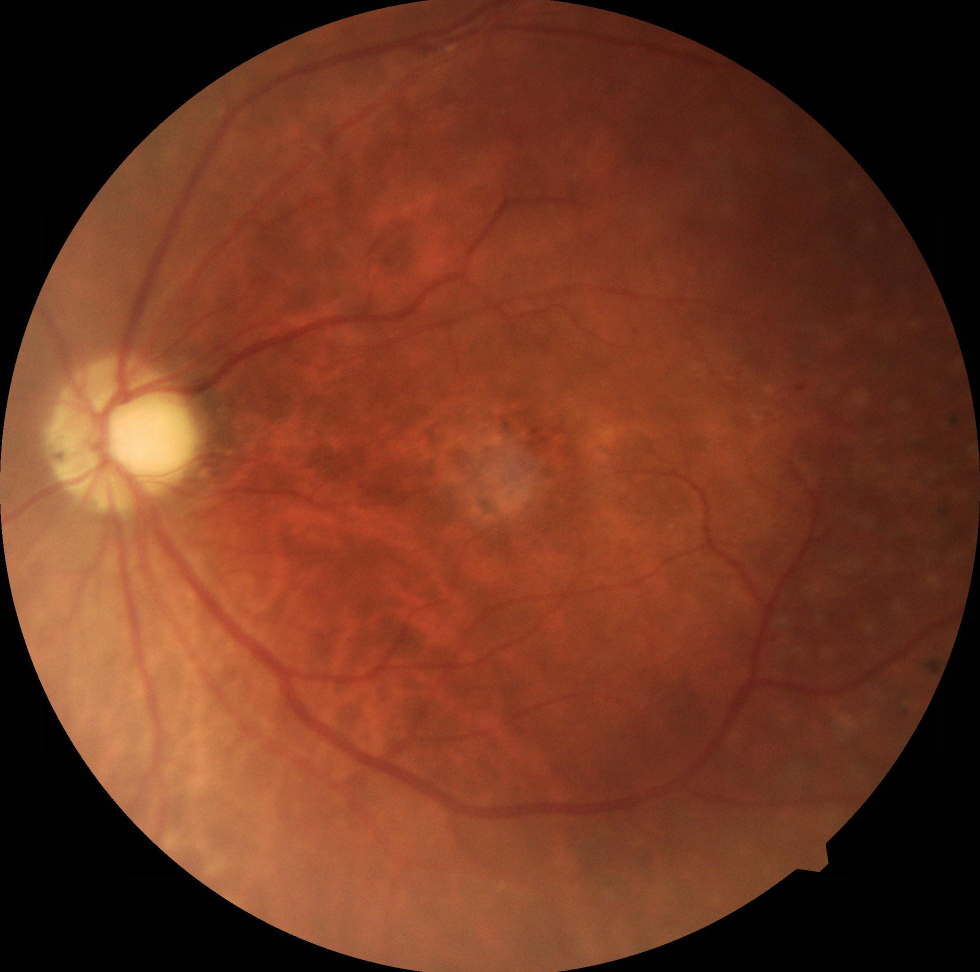
#> input picture assets/example_fundus.jpg, 1960 x 1944 px (shown at 1/2 size)
$ python -i 52_biomarkers_postmask.py   (imports and definitions only)
#> lines starting #> are read from the running program, lines starting #| are printed output that depends on the picture; after the words box and inside, x2 and y2 are one past the last pixel; in counts of white or black regions, pixels touching at a corner belong together
# -*- coding: utf-8 -*-
"""
52_biomarkers_postmask.py — recompute the handcrafted imaging biomarkers on the
overlay-masked images, and measure what the burned-in text had been contributing.

WHY: 12_imaging_biomarkers.py takes its field-of-view mask as `gray > 12`, so the
burned-in overlay text fell inside the FOV. Two features are directly exposed to it:
  bright_lesion_area = ((g > 180) & (r > 180) & mask)  -- white text satisfies this exactly
  contrast, red_energy, green_red_ratio                -- computed over the same mask
and the black-hat vessel filter responds to text edges. On the 358 images that carried an
overlay, part of the "exudate area" was therefore text, not retina.

The feature definitions are copied verbatim from script 12, so the only thing that differs
between the two runs is the pixels.

USAGE   python scripts/52_biomarkers_postmask.py           # report only
        python scripts/52_biomarkers_postmask.py --write   # replace the two result CSVs
OUTPUT  results/imaging_biomarkers.csv, results/biomarker_stats.csv
        (backups: *_preMask.csv)   diff: results/biomarkers_postmask_diff.json
"""
import os, sys, json, argparse, shutil, warnings
import numpy as np, pandas as pd, cv2
from PIL import Image
from scipy import stats
from skimage.morphology import skeletonize
from sklearn.metrics import roc_auc_score
# [1 line not run here, left out]

ROOT = os.path.dirname(os.path.dirname(os.path.abspath(__file__)))
DATA = os.path.join(ROOT, "data_anon"); OUT = os.path.join(ROOT, "results")
# [1 line not run here, left out]
MASKED = os.path.join(DATA, "images")
ORIG   = os.path.join(DATA, "images_with_overlays")
FEATS = ["vessel_density", "vessel_skeleton", "fractal_dim", "dark_lesion_area",
         "bright_lesion_area", "red_energy", "green_red_ratio", "contrast"]


def fov_mask(gray):
    _, m = cv2.threshold(gray, 12, 255, cv2.THRESH_BINARY)
    return (m > 0)


def fractal_dimension(Z):
    Z = Z > 0
    if Z.sum() == 0: return 0.0
    def boxcount(Z, k):
        S = np.add.reduceat(np.add.reduceat(Z, np.arange(0, Z.shape[0], k), axis=0),
                            np.arange(0, Z.shape[1], k), axis=1)
        return len(np.where((S > 0) & (S < k * k))[0])
    sizes = 2 ** np.arange(1, 7)
    counts = [max(boxcount(Z, s), 1) for s in sizes]
    return -np.polyfit(np.log(sizes), np.log(counts), 1)[0]


def extract(path):
#> called with path = '../../assets/example_fundus.jpg'
    try: pil = Image.open(path).convert("RGB")
#> pil is the input picture: PIL image 1960x1944 RGB; mean R, G, B 110.8, 54.3, 32.9
    except Exception: return None
    img = cv2.cvtColor(np.array(pil), cv2.COLOR_RGB2BGR)
    img = cv2.resize(img, (512, 512))
#> img: shape (512, 512, 3)
    b, g, r = cv2.split(img)
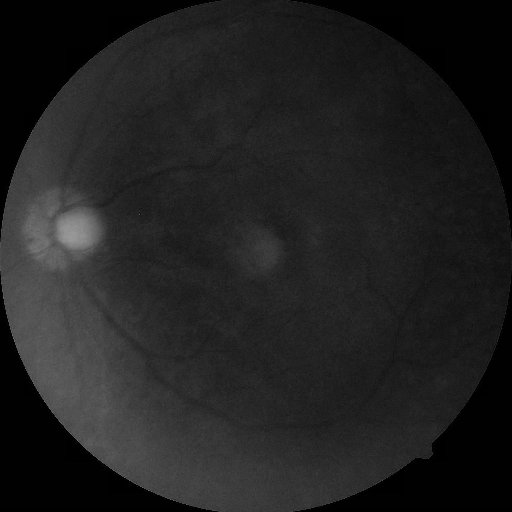
#> b: shape (512, 512); min 0, max 154, mean 32.8
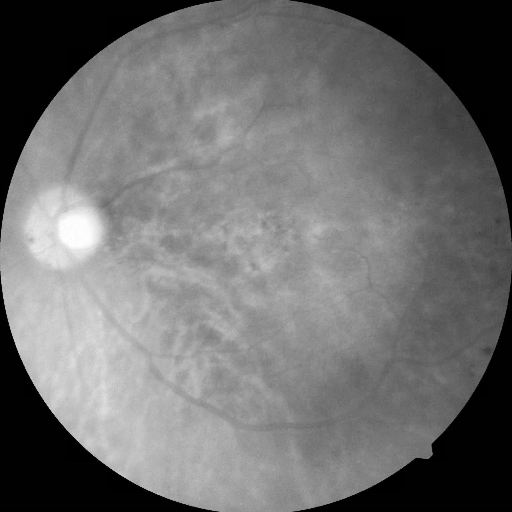
#> r: shape (512, 512); min 0, max 255, mean 110.7
    gray = cv2.cvtColor(img, cv2.COLOR_BGR2GRAY)
    mask = fov_mask(gray); area = mask.sum() + 1
#> in fov_mask, `_, m = cv2.threshold(gray, 12, 255, cv2.THRESH_BINARY)`:
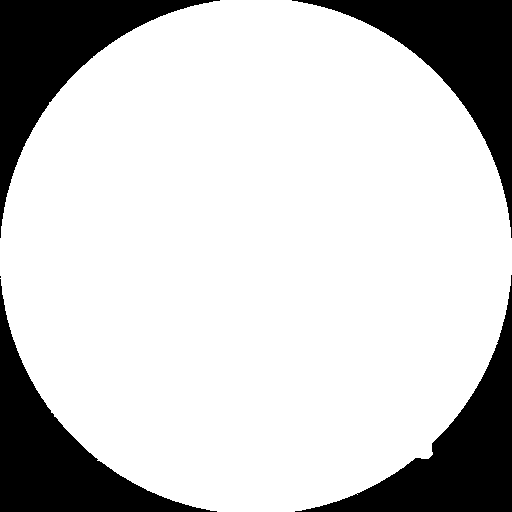
#> m: shape (512, 512); 79.3% white; 5 black regions (1 under 20 px), largest, box (x1, y1, x2, y2) and area: (292, 0, 512, 238) 13699, (0, 0, 220, 238) 13675, (0, 279, 217, 512) 13553, (295, 275, 512, 512) 13457
#> after `area = mask.sum() + 1`: area = 207759
    clahe = cv2.createCLAHE(clipLimit=2.0, tileGridSize=(8, 8))
    ge = clahe.apply(g)
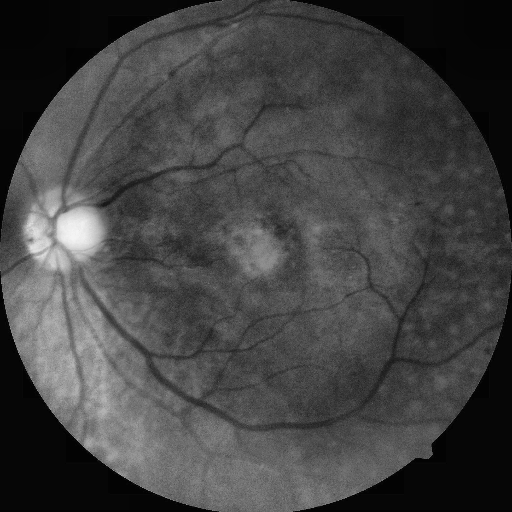
#> ge: shape (512, 512); min 2, max 245, mean 67
    kernel = cv2.getStructuringElement(cv2.MORPH_ELLIPSE, (15, 15))
    bh = cv2.morphologyEx(ge, cv2.MORPH_BLACKHAT, kernel)
    _, vessel = cv2.threshold(bh, 15, 255, cv2.THRESH_BINARY)
#> vessel: shape (512, 512); 29.9% white in thin lines or dots
    vessel = (vessel > 0) & mask
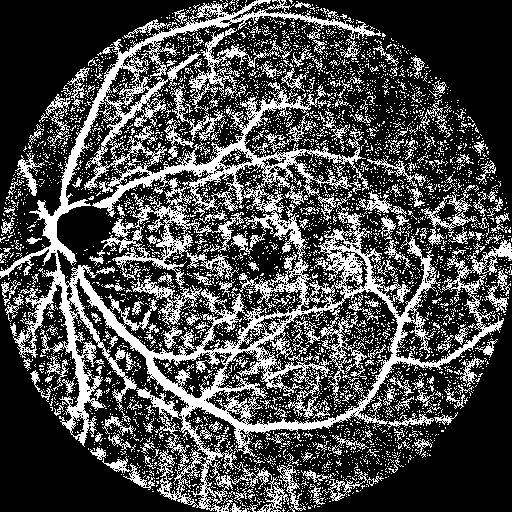
#> vessel: shape (512, 512) bool; 29.6% white in thin lines or dots
    skel = skeletonize(vessel)
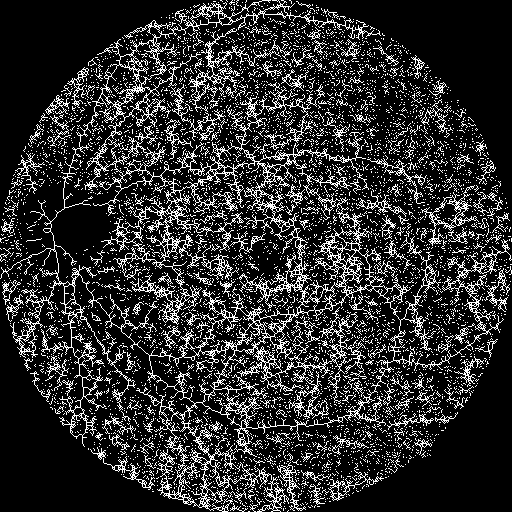
#> skel: shape (512, 512) bool; 18.1% white in thin lines or dots
    dark = ((g < 60) & (r < 90) & mask)
#> dark: shape (512, 512) bool; 7% white; 420 white regions (411 under 20 px), largest, box (x1, y1, x2, y2) and area: (312, 7, 512, 340) 17211, (479, 339, 498, 358) 177, (466, 362, 476, 379) 71
    bright = ((g > 180) & (r > 180) & mask)
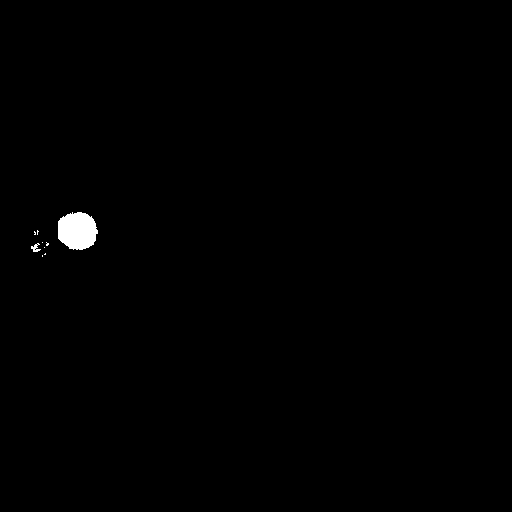
#> bright: shape (512, 512) bool; 0.49% white; 9 white regions (7 under 20 px), largest, box (x1, y1, x2, y2) and area: (58, 212, 98, 250) 1205, (31, 243, 41, 252) 46
    return dict(vessel_density=vessel.sum() / area, vessel_skeleton=skel.sum() / area,
                fractal_dim=fractal_dimension(vessel),
                dark_lesion_area=dark.sum() / area, bright_lesion_area=bright.sum() / area,
                red_energy=r[mask].mean() / 255.0,
                green_red_ratio=(g[mask].mean() + 1) / (r[mask].mean() + 1),
                contrast=gray[mask].std() / 255.0)
#> in fractal_dimension, `counts = [max(boxcount(Z, s), 1) for s in sizes]`: counts = [29660, 11860, 3289, 852, 224, 60]


# [73 lines left out: functions score_dir, stats_table, main, not called in this run]


# [4 lines not run here, left out]

>>> result = extract('../../assets/example_fundus.jpg')
#> result = {'vessel_density': 0.373, 'vessel_skeleton': 0.228, 'fractal_dim': 1.82, 'dark_lesion_area': 0.0887, 'bright_lesion_area': 0.00615, 'red_energy': 0.547, 'green_red_ratio': 0.493, 'contrast': 0.112}
